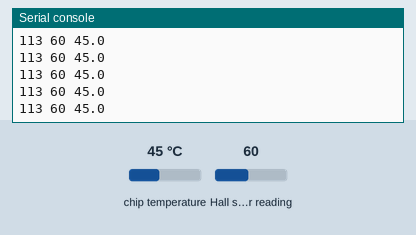
Recording of a program running on a simulated ESP32 board running MicroPython. On the bench: the last lines printed to the serial console. The inputs (shaded band) are chosen by the test bench; at power-on: chip temperature 45 °C, Hall sensor reading 60.

Above: at 1.2 s.
1.3 s: chip temperature set to 21 °C
At 1.31 s:
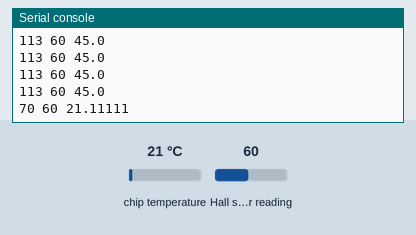
2.8 s: Hall sensor reading set to -93
At 2.82 s:
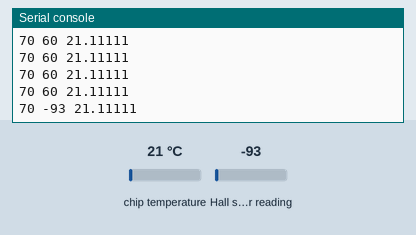
4.3 s: chip temperature set to 35 °C
At 4.32 s:
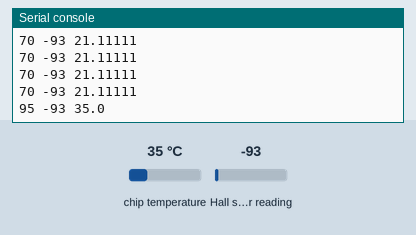
Timing chart, 0 to 7.3 s (numbered marks = the images above; inputs shaded):
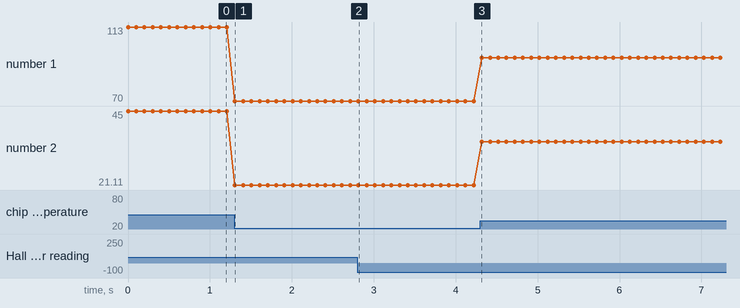

The program:

sensor_interno.py
```python
import esp32
from machine import Pin
import utime


while True:

    temp = esp32.raw_temperature()
    hall = esp32.hall_sensor()

    temp_cen =  ((temp - 32)*5)/9
    print(temp, hall, temp_cen)
    utime.sleep_ms(100)
```

Measured:
- after the input at 1.3 s, the serial console: prints a new line at once (image 1)
- after the input at 2.8 s, the serial console: prints a new line at once (image 2)
- after the input at 4.3 s, the serial console: prints a new line at once (image 3)
- plotted number 1: 113 → 70 after the input at 1.3 s, 70 → 95 after the input at 4.3 s
- plotted number 2: 45 → 21.11 after the input at 1.3 s, 21.11 → 35 after the input at 4.3 s
